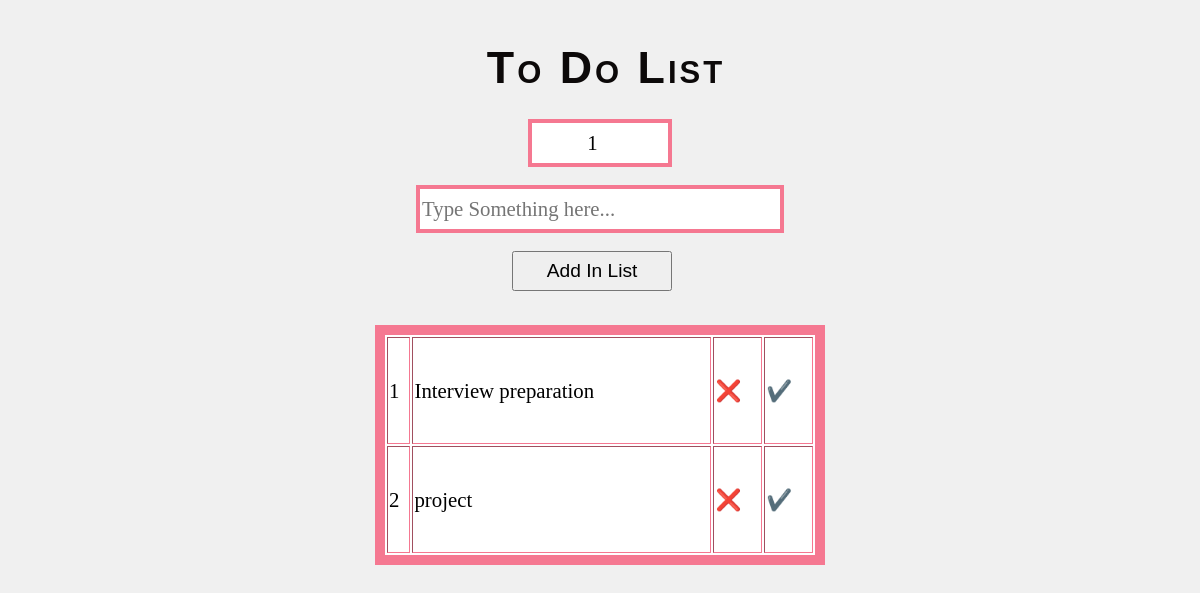
The app's page /abc/, older data.
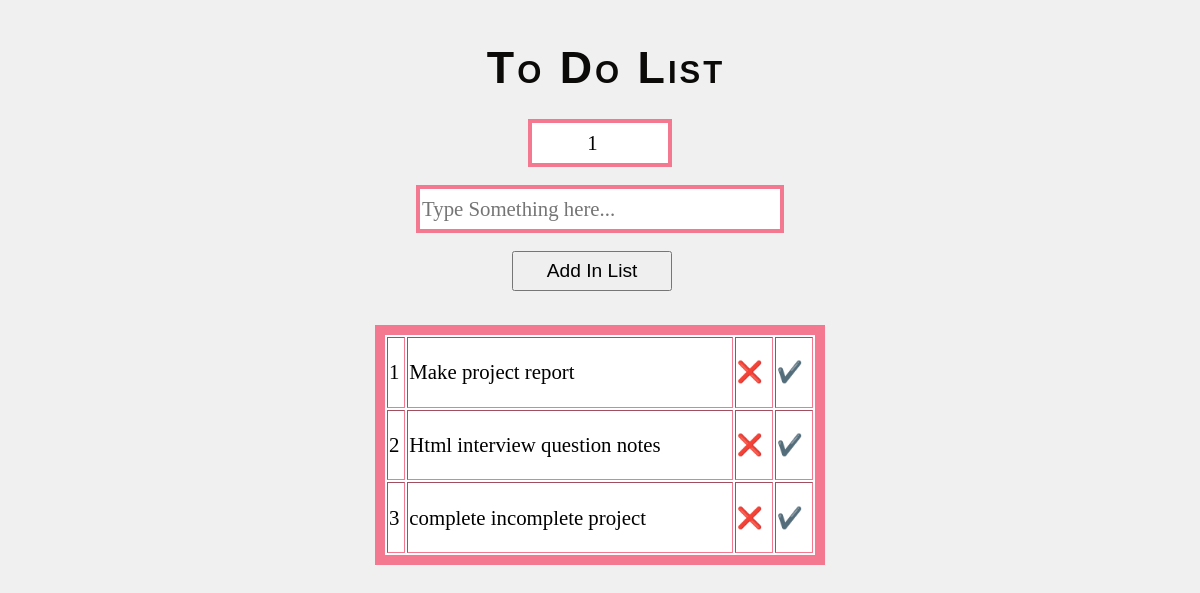
The same page, newer data.
### todo/models.py (models this page shows)
class todolist(models.Model):
    listid = models.CharField(max_length=200, null=True, blank=True)
    content = models.TextField()

### mypro/views.py (the view)
# urls.py: path('abc/',views.save),
def save(request):
    s2 = todolist.objects.all()
    if request.method == 'POST':
        listid = request.POST['listid']
        content = request.POST['content']
        s1 = todolist(listid=listid,content=content)
        s1.save()
    dict1 = {
        'data': s2
    }
    return render(request, "index.html", dict1)

### templates/index.html (shortened to what this page needs)
{% load static %}
<html>
  <head>
    <link rel="stylesheet" href="{% static 'mypro/style.css' %}" />
  </head>
  <body>
    <h1 class="main-heading">To Do List</h1>
    <form method="post">
      <input
        type="number"
        value="1"
        name="listid"
        class="input1"
        style="
          height: 3rem;
          width: 9rem;
          font-size: 1.3rem;
          font-family: cursive;
          margin-left: 7rem;
          text-align: center;
          border: 4px solid rgb(245, 120, 145);
        "
      /><br /><br />
      <input
        type="text"
        placeholder="Type Something here..."
        class="input"
        name="content"
      /><br /><br />
      <button class="btn">Add In List</button><br /><br />
    </form>
    <table border="3" id="main">
      {% for i in data %}
      <tr>
        <td>{{i.listid}}</td>
        <td>{{i.content}}</td>
        <td>
          <a
            href="/delete?listid={{i.listid}}"
            style="
              color: rgb(247, 5, 5);
              text-decoration: none;
              font-size: 1.3rem;
            "
            >❌</a
          >
        </td>
        <td>
          <a
            href="/upd1?listid={{i.listid}}&content={{i.content}}"
            style="
              color: rgb(109, 240, 3);
              text-decoration: none;
              font-size: 1.3rem;
            "
            >✔️</a
          >
        </td>
      </tr>
      {% endfor %}
    </table>
  </body>
</html>

### static/mypro/style.css (style rules this page uses)
body { display: flex; flex-direction: column; justify-content: center; align-items: center; background-color: #f0f0f0; font-family: Arial, sans-serif; }
.main-heading { font-size: 2.8rem; font-variant: small-caps; font-weight: 900; letter-spacing: 3px; background-image: url("https://images-wixmp-ed30a86b8c4ca887773594c2.wixmp.com/f/da026273-0c0a-4847-acad-e2ad3df63962/d5sdeks-dd729fac-61b1-4481-ac8e-34331a8f2b5d.jpg?token=eyJ0eXAiOiJKV1QiLCJhbGciOiJIUzI1NiJ9.eyJzdWIiOiJ1cm46YXBwOjdlMGQxODg5ODIyNjQzNzNhNWYwZDQxNWVhMGQyNmUwIiwiaXNzIjoidXJuOmFwcDo3ZTBkMTg4OTgyMjY0MzczYTVmMGQ0MTVlYTBkMjZlMCIsIm9iaiI6W1t7InBhdGgiOiIvZi9kYTAyNjI3My0wYzBhLTQ4NDctYWNhZC1lMmFkM2RmNjM5NjIvZDVzZGVrcy1kZDcyOWZhYy02MWIxLTQ0ODEtYWM4ZS0zNDMzMWE4ZjJiNWQuanBnIn1dXSwiYXVkIjpbInVybjpzZXJ2aWNlOmZpbGUuZG93bmxvYWQiXX0.QdCo4Z32kldW3l92wDE7Ot8kIJ8Yg6ivbR0LA4_PM-4"); background-position: center; background-size: cover; background-clip: text; color: transparent; text-shadow: 6px 4px rgb(12, 9, 9); }
.input { height: 3rem; width: 23rem; font-size: 1.3rem; font-family: cursive; border: 4px solid rgb(245, 120, 145); }
.btn { height: 2.5rem; width: 10rem; font-size: 1.2rem; cursor: pointer; margin-left: 6rem; }
#main { height: 15rem; width: 30rem; max-width: 450px; background-color: white; border: 10px solid rgb(245, 120, 145); font-size: 1.3rem; font-family: cursive; cursor: pointer; }

Row changes from the older to the newer data that the page shows:
removed todolist: listid "1", content "Interview preparation"
removed todolist: listid "2", content "project"
added todolist: listid "1", content "Make project report"
added todolist: listid "2", content "Html interview question notes"
added todolist: listid "3", content "complete incomplete project"
